Frame 1 (no input): blank canvas, image omitted
Frame 60 (no input): blank canvas, image omitted
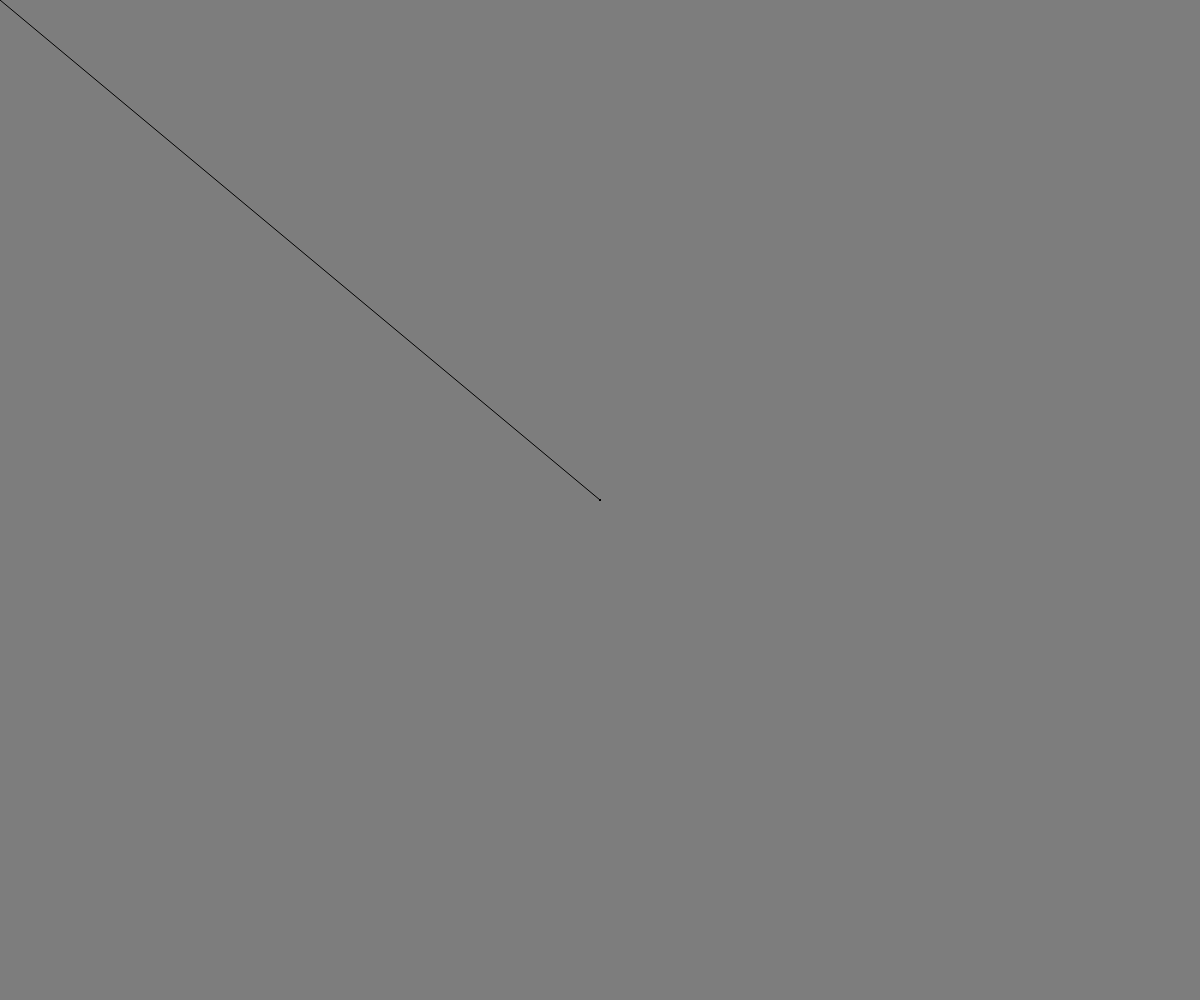
Frame 120 (the mouse pressed at the canvas centre since frame 60)

The p5.js sketch whose frames 1 and 60 were blank and that drew this single picture after the mouse press (run headless with seeded random() and noise() and a simulated clock; from frame 60 on, the mouse is pressed at the canvas centre):

// p5.js sketch
// ── sketch.js
// Linearts
// Blazingsky Carrier 
// Sep 09, 2019
//
// Extra for Experts:
// - describe what you did to take this project "above and beyond"


function setup() {
  createCanvas(windowWidth, windowHeight);
  background(125);
}

function draw() {
  
  if(mouseIsPressed){
    if(mouseButton === LEFT)
    line(mouseX, mouseY, pmouseX, pmouseY,);

    if(mouseButton === CENTER)
    background += backgroundchange




  }


}
